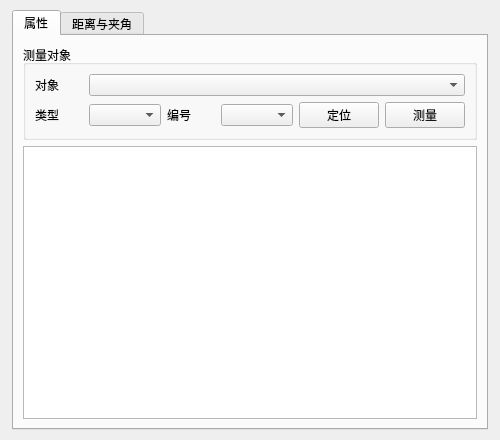
<?xml version="1.0" encoding="UTF-8"?>
<ui version="4.0">
 <class>GeometryMeasureDialog</class>
 <widget class="QWidget" name="GeometryMeasureDialog">
  <property name="windowTitle"><string>几何测量</string></property>
  <property name="minimumSize"><size><width>500</width><height>440</height></size></property>
  <layout class="QVBoxLayout" name="mainLayout">
   <property name="leftMargin"><number>12</number></property><property name="topMargin"><number>10</number></property><property name="rightMargin"><number>12</number></property><property name="bottomMargin"><number>10</number></property><property name="spacing"><number>10</number></property>
   <item><widget class="QTabWidget" name="tabWidget">
    <widget class="QWidget" name="singleTab"><attribute name="title"><string>属性</string></attribute>
     <layout class="QVBoxLayout" name="singleLayout">
      <item><widget class="QGroupBox" name="singleGroup"><property name="title"><string>测量对象</string></property>
       <layout class="QGridLayout" name="singleGrid">
        <item row="0" column="0"><widget class="QLabel" name="singleObjectLabel"><property name="text"><string>对象</string></property></widget></item>
        <item row="0" column="1" colspan="5"><widget class="QComboBox" name="singleObjectCombo"/></item>
        <item row="1" column="0"><widget class="QLabel" name="singleTypeLabel"><property name="text"><string>类型</string></property></widget></item>
        <item row="1" column="1"><widget class="QComboBox" name="singleTypeCombo"/></item>
        <item row="1" column="2"><widget class="QLabel" name="singleIdLabel"><property name="text"><string>编号</string></property></widget></item>
        <item row="1" column="3"><widget class="QComboBox" name="singleIdCombo"/></item>
        <item row="1" column="4"><widget class="QPushButton" name="focusButton"><property name="text"><string>定位</string></property></widget></item>
        <item row="1" column="5"><widget class="QPushButton" name="singleMeasureButton"><property name="text"><string>测量</string></property></widget></item>
       </layout>
      </widget></item>
      <item><widget class="QTableWidget" name="singleTable"/></item>
     </layout>
    </widget>
    <widget class="QWidget" name="pairTab"><attribute name="title"><string>距离与夹角</string></attribute>
     <layout class="QVBoxLayout" name="pairLayout">
      <item><layout class="QHBoxLayout" name="objectsLayout">
       <item><widget class="QGroupBox" name="groupA"><property name="title"><string>对象 A</string></property><layout class="QFormLayout" name="formA">
        <item row="0" column="0"><widget class="QLabel" name="objectALabel"><property name="text"><string>对象</string></property></widget></item><item row="0" column="1"><widget class="QComboBox" name="objectACombo"/></item>
        <item row="1" column="0"><widget class="QLabel" name="typeALabel"><property name="text"><string>类型</string></property></widget></item><item row="1" column="1"><widget class="QComboBox" name="typeACombo"/></item>
        <item row="2" column="0"><widget class="QLabel" name="idALabel"><property name="text"><string>编号</string></property></widget></item><item row="2" column="1"><widget class="QComboBox" name="idACombo"/></item>
       </layout></widget></item>
       <item><widget class="QGroupBox" name="groupB"><property name="title"><string>对象 B</string></property><layout class="QFormLayout" name="formB">
        <item row="0" column="0"><widget class="QLabel" name="objectBLabel"><property name="text"><string>对象</string></property></widget></item><item row="0" column="1"><widget class="QComboBox" name="objectBCombo"/></item>
        <item row="1" column="0"><widget class="QLabel" name="typeBLabel"><property name="text"><string>类型</string></property></widget></item><item row="1" column="1"><widget class="QComboBox" name="typeBCombo"/></item>
        <item row="2" column="0"><widget class="QLabel" name="idBLabel"><property name="text"><string>编号</string></property></widget></item><item row="2" column="1"><widget class="QComboBox" name="idBCombo"/></item>
       </layout></widget></item>
      </layout></item>
      <item><layout class="QHBoxLayout" name="pairButtonLayout"><item><spacer name="pairSpacer"><property name="orientation"><enum>Qt::Horizontal</enum></property><property name="sizeHint" stdset="0"><size><width>40</width><height>20</height></size></property></spacer></item><item><widget class="QPushButton" name="calculateButton"><property name="text"><string>测量</string></property></widget></item></layout></item>
      <item><widget class="QTableWidget" name="pairTable"/></item>
     </layout>
    </widget>
   </widget></item>
  </layout>
 </widget><resources/><connections/>
</ui>
